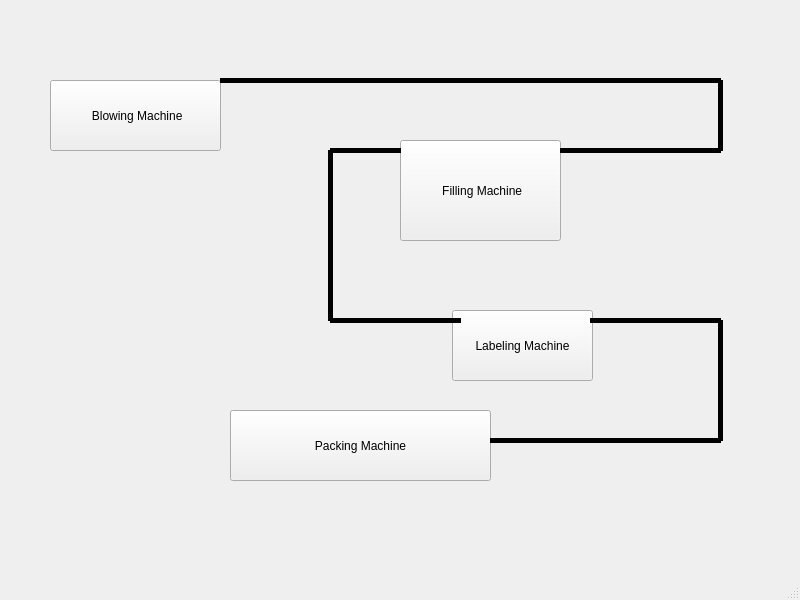
<?xml version="1.0" encoding="UTF-8"?>
<ui version="4.0">
 <class>MainWindow</class>
 <widget class="QMainWindow" name="MainWindow">
  <property name="geometry">
   <rect>
    <x>0</x>
    <y>0</y>
    <width>800</width>
    <height>600</height>
   </rect>
  </property>
  <property name="windowTitle">
   <string>MainWindow</string>
  </property>
  <widget class="QWidget" name="centralwidget">
   <widget class="QPushButton" name="pushButton">
    <property name="geometry">
     <rect>
      <x>50</x>
      <y>80</y>
      <width>171</width>
      <height>71</height>
     </rect>
    </property>
    <property name="text">
     <string> Blowing Machine</string>
    </property>
   </widget>
   <widget class="QPushButton" name="pushButton_2">
    <property name="geometry">
     <rect>
      <x>400</x>
      <y>140</y>
      <width>161</width>
      <height>101</height>
     </rect>
    </property>
    <property name="text">
     <string> Filling Machine</string>
    </property>
   </widget>
   <widget class="QPushButton" name="pushButton_3">
    <property name="geometry">
     <rect>
      <x>230</x>
      <y>410</y>
      <width>261</width>
      <height>71</height>
     </rect>
    </property>
    <property name="text">
     <string>Packing Machine</string>
    </property>
   </widget>
   <widget class="QPushButton" name="pushButton_4">
    <property name="geometry">
     <rect>
      <x>452</x>
      <y>310</y>
      <width>141</width>
      <height>71</height>
     </rect>
    </property>
    <property name="text">
     <string>Labeling Machine</string>
    </property>
   </widget>
   <widget class="Line" name="line">
    <property name="geometry">
     <rect>
      <x>220</x>
      <y>70</y>
      <width>501</width>
      <height>21</height>
     </rect>
    </property>
    <property name="frameShadow">
     <enum>QFrame::Plain</enum>
    </property>
    <property name="lineWidth">
     <number>5</number>
    </property>
    <property name="orientation">
     <enum>Qt::Horizontal</enum>
    </property>
   </widget>
   <widget class="Line" name="line_2">
    <property name="geometry">
     <rect>
      <x>710</x>
      <y>80</y>
      <width>20</width>
      <height>71</height>
     </rect>
    </property>
    <property name="frameShadow">
     <enum>QFrame::Plain</enum>
    </property>
    <property name="lineWidth">
     <number>5</number>
    </property>
    <property name="orientation">
     <enum>Qt::Vertical</enum>
    </property>
   </widget>
   <widget class="Line" name="line_3">
    <property name="geometry">
     <rect>
      <x>560</x>
      <y>140</y>
      <width>161</width>
      <height>21</height>
     </rect>
    </property>
    <property name="frameShadow">
     <enum>QFrame::Plain</enum>
    </property>
    <property name="lineWidth">
     <number>5</number>
    </property>
    <property name="orientation">
     <enum>Qt::Horizontal</enum>
    </property>
   </widget>
   <widget class="Line" name="line_4">
    <property name="geometry">
     <rect>
      <x>330</x>
      <y>140</y>
      <width>71</width>
      <height>21</height>
     </rect>
    </property>
    <property name="frameShadow">
     <enum>QFrame::Plain</enum>
    </property>
    <property name="lineWidth">
     <number>5</number>
    </property>
    <property name="orientation">
     <enum>Qt::Horizontal</enum>
    </property>
   </widget>
   <widget class="Line" name="line_5">
    <property name="geometry">
     <rect>
      <x>320</x>
      <y>150</y>
      <width>20</width>
      <height>171</height>
     </rect>
    </property>
    <property name="frameShadow">
     <enum>QFrame::Plain</enum>
    </property>
    <property name="lineWidth">
     <number>5</number>
    </property>
    <property name="orientation">
     <enum>Qt::Vertical</enum>
    </property>
   </widget>
   <widget class="Line" name="line_6">
    <property name="geometry">
     <rect>
      <x>330</x>
      <y>310</y>
      <width>131</width>
      <height>21</height>
     </rect>
    </property>
    <property name="frameShadow">
     <enum>QFrame::Plain</enum>
    </property>
    <property name="lineWidth">
     <number>5</number>
    </property>
    <property name="orientation">
     <enum>Qt::Horizontal</enum>
    </property>
   </widget>
   <widget class="Line" name="line_7">
    <property name="geometry">
     <rect>
      <x>590</x>
      <y>310</y>
      <width>131</width>
      <height>21</height>
     </rect>
    </property>
    <property name="frameShadow">
     <enum>QFrame::Plain</enum>
    </property>
    <property name="lineWidth">
     <number>5</number>
    </property>
    <property name="orientation">
     <enum>Qt::Horizontal</enum>
    </property>
   </widget>
   <widget class="Line" name="line_8">
    <property name="geometry">
     <rect>
      <x>710</x>
      <y>320</y>
      <width>20</width>
      <height>121</height>
     </rect>
    </property>
    <property name="frameShadow">
     <enum>QFrame::Plain</enum>
    </property>
    <property name="lineWidth">
     <number>5</number>
    </property>
    <property name="orientation">
     <enum>Qt::Vertical</enum>
    </property>
   </widget>
   <widget class="Line" name="line_9">
    <property name="geometry">
     <rect>
      <x>490</x>
      <y>430</y>
      <width>231</width>
      <height>21</height>
     </rect>
    </property>
    <property name="frameShadow">
     <enum>QFrame::Plain</enum>
    </property>
    <property name="lineWidth">
     <number>5</number>
    </property>
    <property name="orientation">
     <enum>Qt::Horizontal</enum>
    </property>
   </widget>
  </widget>
  <widget class="QMenuBar" name="menubar">
   <property name="geometry">
    <rect>
     <x>0</x>
     <y>0</y>
     <width>800</width>
     <height>24</height>
    </rect>
   </property>
  </widget>
  <widget class="QStatusBar" name="statusbar"/>
 </widget>
 <resources/>
 <connections/>
</ui>
